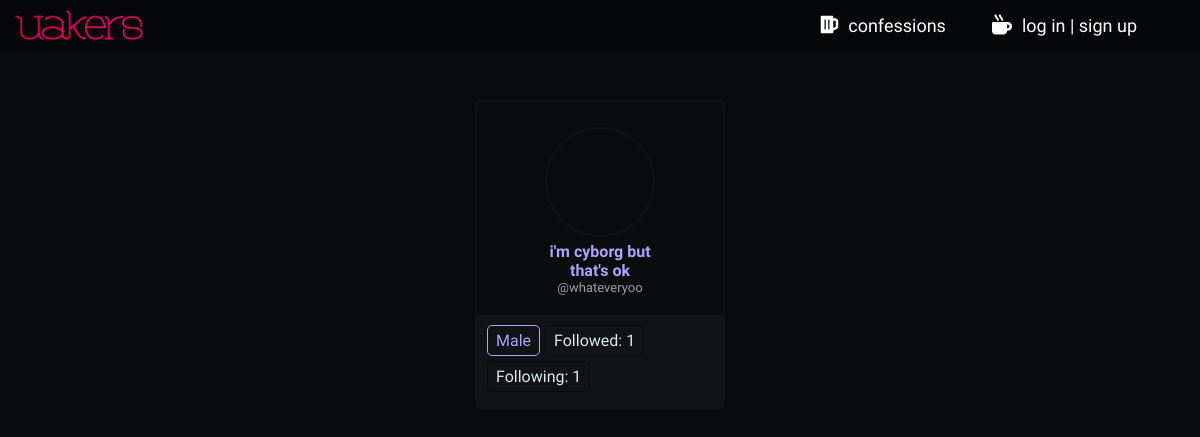
The app's page /profile/following/justbecause, older data.
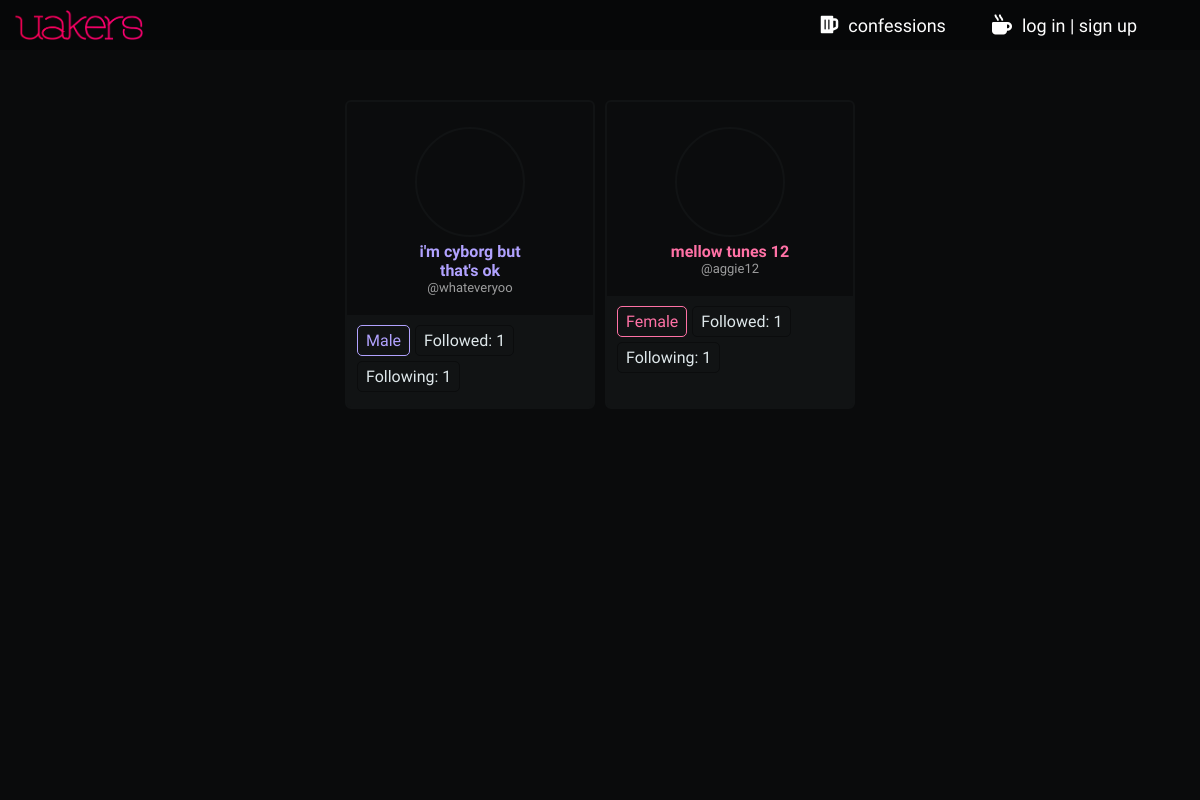
The same page, newer data.
### uprofile/models.py (models this page shows, shortened)
class FollowProfile(models.Model):
    follow_init             = models.ForeignKey(UserProfile, on_delete=models.CASCADE, related_name='follow_init')
    follow_rec              = models.ForeignKey(UserProfile, on_delete=models.CASCADE, related_name='follow_rec')
    follow_created_at       = models.DateTimeField(auto_now_add=True)

### home/models.py (models this page shows, shortened)
class UserProfile(AbstractUser):
    profile_nickname        = models.CharField(max_length=35)
    profile_year            = models.CharField(max_length=2, choices=YCHOICES)
    profile_sex             = models.CharField(max_length=1, choices=SCHOICES)
    profile_image           = models.CharField(max_length=700, blank=True)
    profile_slug            = models.SlugField(blank=True, max_length=900, unique=True)
    profile_song            = models.CharField(max_length=300, blank=True, null=True)
    def __init__(self, *args, **kwargs):
        self._meta.get_field(
            'username'
        ).validators[0] = CustomUsernameValidator()
        super().__init__(*args, **kwargs)

### uprofile/views.py (the view)
# urls.py: path('following/<slug:profile_slug>', views.following_view, name='following_view'),
def following_view(request, profile_slug):
    isuser = False
    user_profile = UserProfile.objects.get(profile_slug=profile_slug)
    if user_profile == request.user:
        isuser = True
    following_profiles = FollowProfile.objects.filter(follow_init=user_profile)
    context = {
        'user_profile': user_profile,
        'following_profiles': following_profiles,
        'isuser': isuser,
    }
    return render(request, 'uprofile/following_view.html', context)

### uprofile/templatetags/follow_numbers.py (called while the page is built)
@register.filter(name='rec_followed_by')
def rec_followed_by(follow_user):
    return FollowProfile.objects.filter(follow_rec=follow_user).count()

@register.filter(name='rec_following')
def rec_following(follow_user):
    return FollowProfile.objects.filter(follow_init=follow_user).count()

### uprofile/templatetags/main_external_filters.py (called while the page is built)
@register.filter(name='m_or_f_color')
def m_or_f_color(user_profile):
    morf = False
    if user_profile.profile_sex is 'M':
        morf = 'lmi-m'
    elif user_profile.profile_sex is 'F':
        morf = 'lmi-f'
    else:
        morf = ''
    return morf

### uprofile/templates/uprofile/following_view.html (shortened to what this page needs)
{% extends 'base.html' %}
{% load static %}
{% load follow_numbers %}
{% block css %}
  <link rel="stylesheet" href="{% static 'uprofile/css/follow_view.css' %}">
{% endblock %}
{% block body %}
  <div class="follow_container">
    {% if following_profiles %}
    {% for follow in following_profiles %}
    {% with follow_user=follow.follow_rec %}
    {% include 'uprofile/follow_view_box.html' %}
    {% endwith %}
    {% endfor %}
    {% else %}
    <span class="no_follow_container">
      This user is following nobody
    </span>
    {% endif %}
  </div>
  <div class="bg-overlayer">
  </div>
{% endblock %}

### uprofile/templates/uprofile/follow_view_box.html
{% load follow_numbers %}
{% load main_external_filters %}
<div class="follow_box">
  <div class="follow_upper">
    <div class="follow_photo_usr">
      <a href="{% url 'uprofile:profile_view' follow_user.profile_slug %}" class="follow_photo" style="background-image:url({{ follow_user.profile_image }})"></a>
      <p class="follow_usr {{follow_user|m_or_f_color}}">{{ follow_user.profile_nickname }}</p>
      <p class="follow_usr_username">@{{follow_user.username}}</p>
    </div>
  </div>
  <div class="follow_down">
    <span class="follow_down_hold {{follow_user|m_or_f_color}}">
      {{ follow_user.get_profile_sex_display }}
    </span>
    <span class="follow_down_hold">
      Followed:
      {{ follow_user|rec_followed_by }}
    </span>
    <span class="follow_down_hold">
      Following:
      {{ follow_user|rec_following }}
    </span>
  </div>
</div>

Row changes from the older to the newer data that the page shows:
added FollowProfile: follow_rec.profile_nickname "mellow tunes 12", follow_rec.username "aggie12", follow_rec.profile_sex "Female", follow_rec|rec_followed_by "1", follow_rec|rec_following "1"
